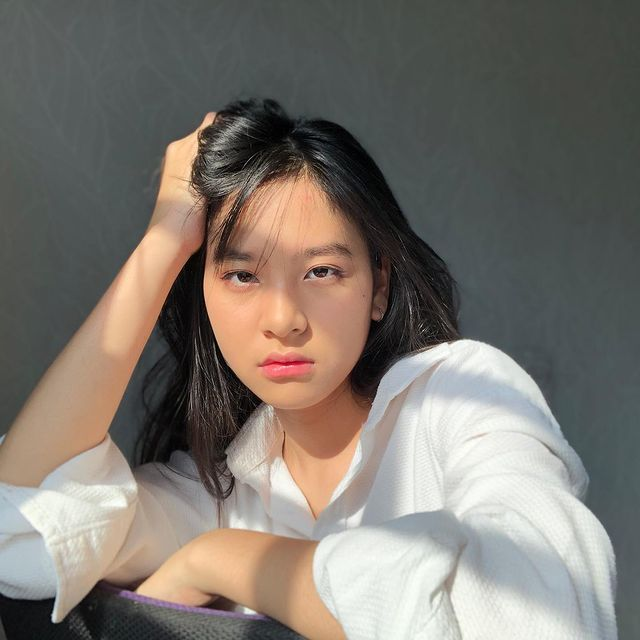
#> input picture Image/zee.jpeg, 640 x 640 px
$ python '7.1 - Contrast Enhancment.py'
#> lines starting #> are read from the running program, lines starting #| are printed output that depends on the picture
import numpy as np  # Mengimport library numpy untuk manipulasi array
import matplotlib.pyplot as plt  # Mengimport library matplotlib untuk visualisasi gambar
import cv2  # Mengimport library OpenCV untuk pemrosesan gambar
import matplotlib.image as mpimg  # Mengimport library matplotlib untuk membaca gambar
from skimage import data  # Mengimport library skimage untuk mendapatkan data gambar bawaan

image = cv2.imread("Image/zee.jpeg")  # Membaca gambar dengan nama file "zee.jpeg" menggunakan fungsi cv2.imread() dan menyimpannya dalam variabel image
#> image is the input picture: shape (640, 640, 3); mean B, G, R 109.8, 117, 123.4
image = cv2.cvtColor(image, cv2.COLOR_BGR2GRAY) #untuk mengubah citra img dari format BGR menjadi grayscale. Hasil konversi disimpan kembali ke variabel img
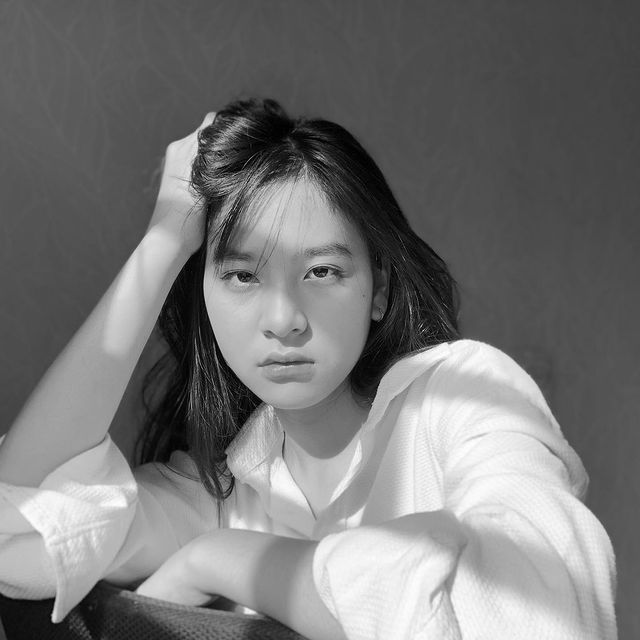
#> image: shape (640, 640); min 0, max 255, mean 118.1
image_equalized = cv2.equalizeHist(image)  # Melakukan equalisasi histogram pada gambar menggunakan fungsi cv2.equalizeHist() dan menyimpannya dalam variabel image_equalized
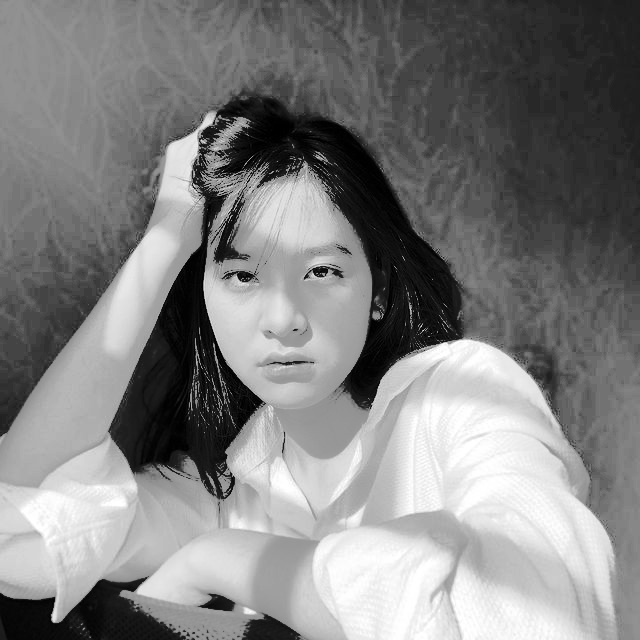
#> image_equalized: shape (640, 640); min 0, max 255, mean 128.8
clahe = cv2.createCLAHE(clipLimit=2, tileGridSize=(8, 8)) # Membuat objek CLAHE (Contrast Limited Adaptive Histogram Equalization) dengan batasan klip sebesar 2 dan ukuran grid tile 8x8 menggunakan fungsi cv2.createCLAHE() dan menyimpannya dalam variabel clahe

# Apply CLAHE to the original image
image_clahe = clahe.apply(image)  # Menggunakan objek CLAHE yang telah dibuat sebelumnya (variabel clahe) untuk menerapkan metode CLAHE pada gambar asli. Hasilnya disimpan dalam variabel image_clahe.
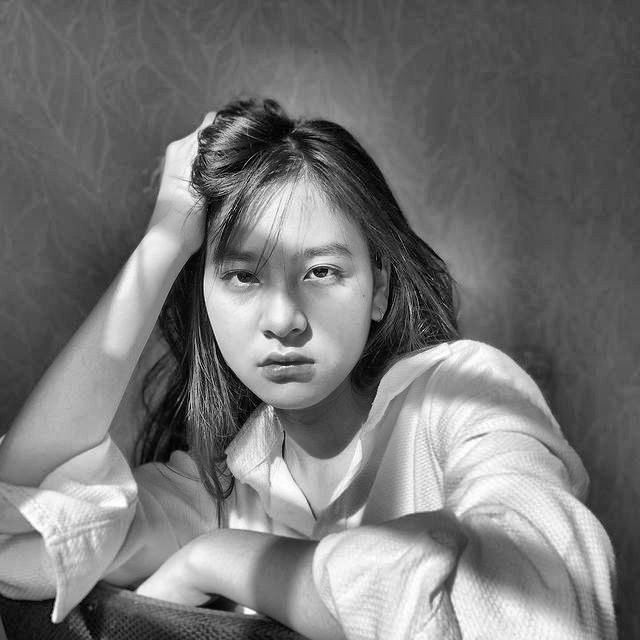
#> image_clahe: shape (640, 640); min 0, max 255, mean 117.5

# Create an empty array to store the final output
image_cs = np.zeros((image.shape[0],image.shape[1]),dtype = 'uint8')  # Membuat array kosong dengan ukuran yang sama dengan gambar asli untuk menyimpan output akhir. Array ini diinisialisasi dengan nilai 0 dan tipe data uint8.

# Apply Min-Max Contrasting
min = np.min(image)  # Menemukan nilai piksel minimum dalam gambar menggunakan fungsi np.min(). Nilai ini disimpan dalam variabel min.
#> min = 0
max = np.max(image)  # Menemukan nilai piksel maksimum dalam gambar menggunakan fungsi np.max(). Nilai ini disimpan dalam variabel max.
#> max = 255

for i in range(image.shape[0]):  # Looping untuk setiap baris dalam gambar
    for j in range(image.shape[1]):  # Looping untuk setiap kolom dalam gambar
        image_cs[i,j] = 255*(image[i,j]-min)/(max-min)  # Mengaplikasikan rumus Min-Max Contrasting pada setiap piksel gambar. Nilai piksel diubah sesuai dengan rumus yang diberikan dan disimpan dalam array image_cs.

copyCamera = image.copy().astype(float)  # Membuat salinan gambar menggunakan metode copy() dan mengubah tipe datanya menjadi float. Salinan ini disimpan dalam variabel copyCamera.

m1,n1 = copyCamera.shape  # Mengambil ukuran gambar salinan menggunakan metode shape. Ukuran baris disimpan dalam variabel m1 dan ukuran kolom disimpan dalam variabel n1.
#> m1 = 640; n1 = 640

output1 = np.empty([m1, n1])  # Membuat array kosong dengan ukuran yang sama dengan gambar salinan menggunakan np.empty(). Array ini akan digunakan untuk menyimpan output.

for baris in range(0, m1-1):  # Looping untuk setiap baris dalam gambar salinan
    for kolom in range(0, n1-1):  # Looping untuk setiap kolom dalam gambar salinan
        a1 = baris  # Variabel a1 diisi dengan nilai baris saat ini
        b1 = kolom  # Variabel b1 diisi dengan nilai kolom saat ini
        output1[a1, b1] = copyCamera[baris, kolom] * 1.9  # Mengalikan nilai piksel pada gambar salinan dengan faktor 1.9 dan menyimpan hasilnya dalam array output1 pada posisi (a1, b1).

fig, axes = plt.subplots(5, 2, figsize=(8, 8))  # Membuat subplots dengan ukuran 5 baris dan 2 kolom, dan mengatur ukuran keseluruhan gambar menjadi 20x20. Hasilnya disimpan dalam variabel fig dan axes.

ax = axes.ravel()  # Mengubah array 2D dari axes menjadi array 1D menggunakan metode ravel(). Hasilnya disimpan dalam variabel ax.

ax[0].imshow(image, cmap=plt.cm.gray)  # Menampilkan gambar asli dalam axes pertama (indeks 0) menggunakan imshow() dengan peta warna gray.
ax[0].set_title("Citra Input")  # Mengatur judul untuk axes pertama.

ax[1].hist(image.ravel(), bins=256)  # Menampilkan histogram gambar asli dalam axes kedua (indeks 1) menggunakan fungsi hist() dengan jumlah bin sebesar 256.
ax[1].set_title('Histogram Input')  # Mengatur judul untuk axes kedua.

ax[2].imshow(image_equalized, cmap=plt.cm.gray)  # Menampilkan citra hasil ekualisasi histogram dalam axes ketiga (indeks 2) menggunakan imshow() dengan peta warna gray.
ax[2].set_title("Citra Output HE")  # Mengatur judul untuk axes ketiga.
ax[3].hist(image_equalized.ravel(), bins=256)  # Menampilkan histogram citra hasil ekualisasi histogram dalam axes keempat (indeks 3) menggunakan fungsi hist() dengan jumlah bin sebesar 256.
ax[3].set_title('Histogram Output HE Method')  # Mengatur judul untuk axes keempat.

ax[4].imshow(image_cs, cmap=plt.cm.gray)  # Menampilkan citra hasil kontras-stretching dalam axes kelima (indeks 4) menggunakan imshow() dengan peta warna gray.
ax[4].set_title("Citra Output CS")  # Mengatur judul untuk axes kelima.
ax[5].hist(image_cs.ravel(), bins=256)  # Menampilkan histogram citra hasil kontras-stretching dalam axes keenam (indeks 5) menggunakan fungsi hist() dengan jumlah bin sebesar 256.
ax[5].set_title('Histogram Output CS Method')  # Mengatur judul untuk axes keenam.

ax[6].imshow(image_clahe, cmap=plt.cm.gray)  # Menampilkan citra hasil CLAHE dalam axes ketujuh (indeks 6) menggunakan imshow() dengan peta warna gray.
ax[6].set_title("Citra Grayscale CLAHE")  # Mengatur judul untuk axes ketujuh.
ax[7].hist(image_clahe.ravel(), bins=256)  # Menampilkan histogram citra hasil CLAHE dalam axes kedelapan (indeks 7) menggunakan fungsi hist() dengan jumlah bin sebesar 256.
ax[7].set_title('Histogram Output CLAHE Method')  # Mengatur judul untuk axes kedelapan.


ax[8].imshow(output1, cmap=plt.cm.gray)  # Menampilkan citra hasil perkalian konstanta (`output1`) dalam axes kesembilan (indeks 8) menggunakan `imshow()` dengan peta warna gray.
ax[8].set_title("Citra Grayscale Perkalian Konstanta")  # Mengatur judul untuk axes kesembilan.
ax[9].hist(output1.ravel(), bins=256)  # Menampilkan histogram citra hasil perkalian konstanta (`output1`) dalam axes kesepuluh (indeks 9) menggunakan fungsi `hist()` dengan jumlah bin sebesar 256.
ax[9].set_title('Histogram Output Perkalian Konstanta Method')  # Mengatur judul untuk axes kesepuluh.

fig.tight_layout()
plt.show()
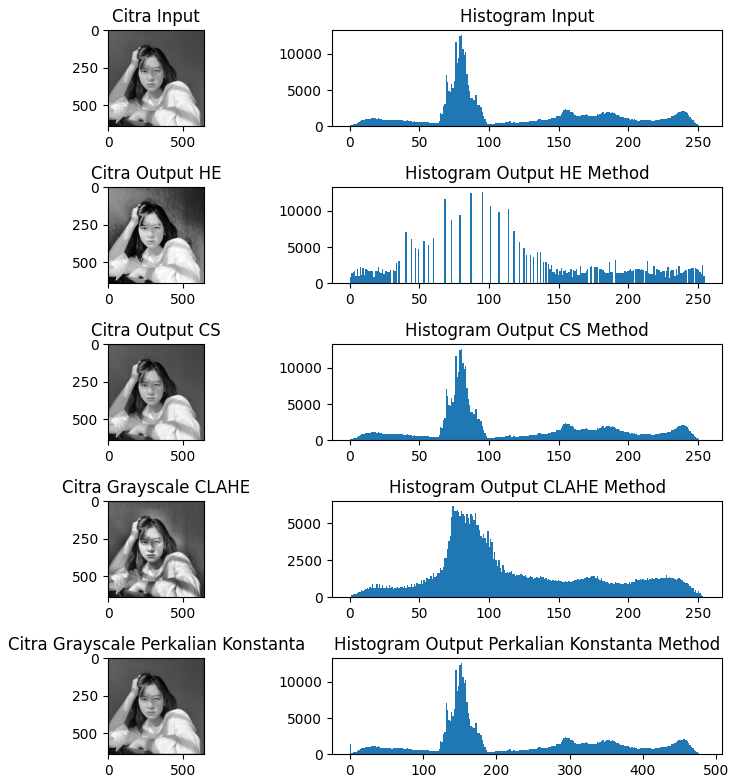
#> figure drawn by matplotlib, 10 panels; panel 2: tallest bar 12623 high, from x = 79.69 to 80.68; panel 4: tallest bar 12623 high, from x = 94.63 to 95.62; panel 6: tallest bar 12623 high, from x = 79.69 to 80.68; panel 8: tallest bar 6154 high, from x = 73.71 to 74.71

$ run again, with Image/brain.jpeg copied over Image/zee.jpeg
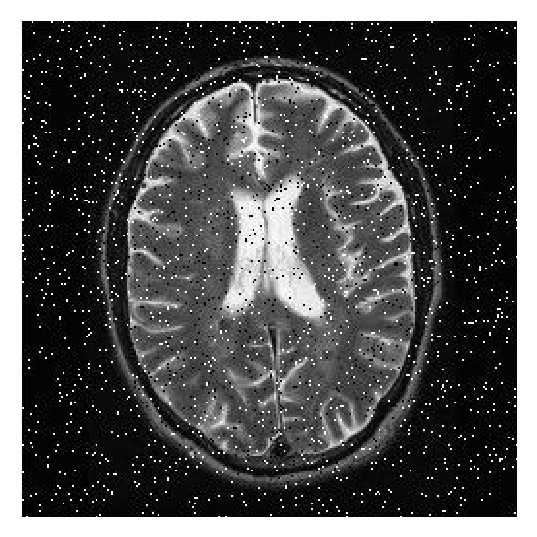
#> input picture Image/brain.jpeg, 537 x 537 px
#> image is the input picture: shape (537, 537, 3); min 0, max 255, mean 82.8
#> image: shape (537, 537)
#> `image_equalized = cv2.equalizeHist(image)`:
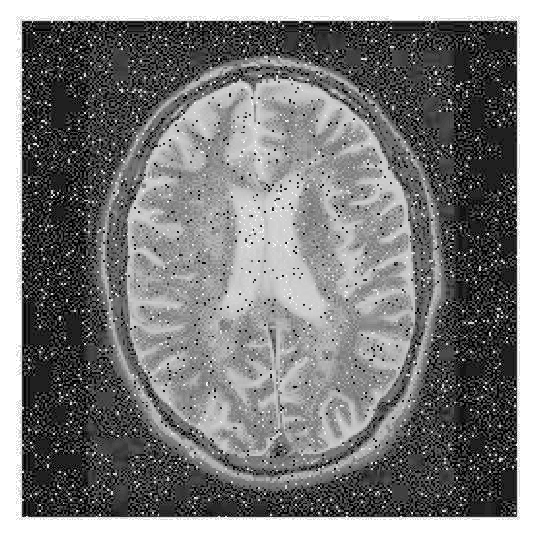
#> image_equalized: shape (537, 537); min 0, max 255, mean 123.1
#> `image_clahe = clahe.apply(image)`:
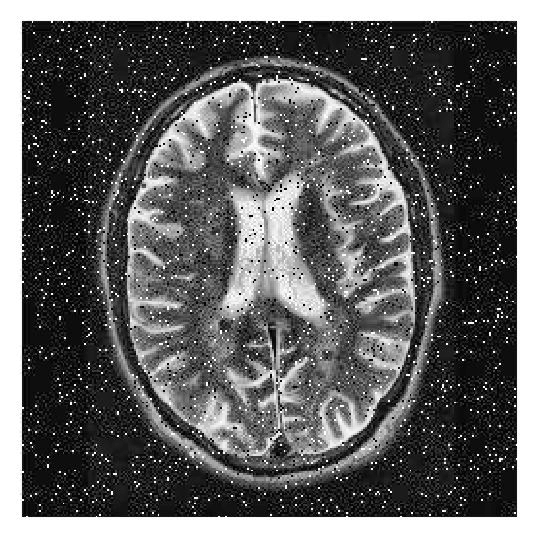
#> image_clahe: shape (537, 537); min 1, max 255, mean 98.1
#> min = 0
#> max = 255
